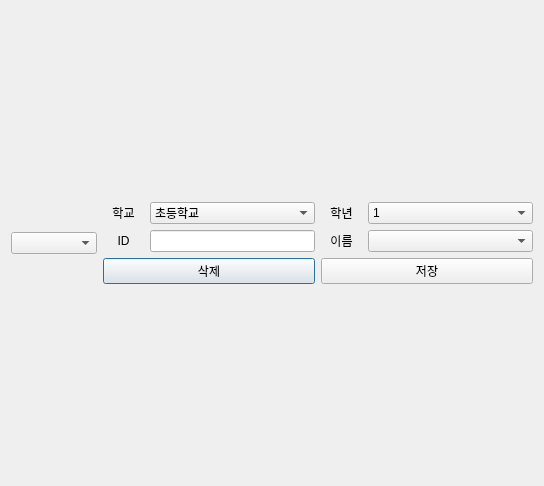
<?xml version="1.0" encoding="UTF-8"?>
<ui version="4.0">
 <class>Dialog</class>
 <widget class="QDialog" name="Dialog">
  <property name="geometry">
   <rect>
    <x>0</x>
    <y>0</y>
    <width>544</width>
    <height>486</height>
   </rect>
  </property>
  <property name="windowTitle">
   <string>Dialog</string>
  </property>
  <layout class="QGridLayout" name="gridLayout_2">
   <item row="0" column="0">
    <layout class="QHBoxLayout" name="horizontalLayout" stretch="1,5">
     <item>
      <layout class="QVBoxLayout" name="verticalLayout_3">
       <item>
        <widget class="QComboBox" name="comboBooklist"/>
       </item>
      </layout>
     </item>
     <item>
      <layout class="QVBoxLayout" name="verticalLayout_2">
       <item>
        <layout class="QGridLayout" name="gridLayout" columnstretch="1,4,1,4">
         <item row="4" column="3">
          <widget class="QComboBox" name="comboName"/>
         </item>
         <item row="4" column="1">
          <widget class="QLineEdit" name="textStudentId"/>
         </item>
         <item row="3" column="0">
          <widget class="QLabel" name="label_3">
           <property name="text">
            <string>학교</string>
           </property>
           <property name="alignment">
            <set>Qt::AlignCenter</set>
           </property>
          </widget>
         </item>
         <item row="3" column="1">
          <widget class="QComboBox" name="comboSchool">
           <item>
            <property name="text">
             <string>초등학교</string>
            </property>
           </item>
           <item>
            <property name="text">
             <string>중학교</string>
            </property>
           </item>
           <item>
            <property name="text">
             <string>고등학교</string>
            </property>
           </item>
          </widget>
         </item>
         <item row="4" column="0">
          <widget class="QLabel" name="label">
           <property name="text">
            <string>ID</string>
           </property>
           <property name="alignment">
            <set>Qt::AlignCenter</set>
           </property>
          </widget>
         </item>
         <item row="3" column="3">
          <widget class="QComboBox" name="comboGrade">
           <item>
            <property name="text">
             <string>1</string>
            </property>
           </item>
           <item>
            <property name="text">
             <string>2</string>
            </property>
           </item>
           <item>
            <property name="text">
             <string>3</string>
            </property>
           </item>
           <item>
            <property name="text">
             <string>4</string>
            </property>
           </item>
           <item>
            <property name="text">
             <string>5</string>
            </property>
           </item>
           <item>
            <property name="text">
             <string>6</string>
            </property>
           </item>
          </widget>
         </item>
         <item row="4" column="2">
          <widget class="QLabel" name="label_2">
           <property name="text">
            <string>이름</string>
           </property>
           <property name="alignment">
            <set>Qt::AlignCenter</set>
           </property>
          </widget>
         </item>
         <item row="3" column="2">
          <widget class="QLabel" name="label_4">
           <property name="text">
            <string>학년</string>
           </property>
           <property name="alignment">
            <set>Qt::AlignCenter</set>
           </property>
          </widget>
         </item>
        </layout>
       </item>
       <item>
        <layout class="QHBoxLayout" name="horizontalLayout_3">
         <item>
          <widget class="QPushButton" name="btndelete">
           <property name="text">
            <string>삭제</string>
           </property>
          </widget>
         </item>
         <item>
          <widget class="QPushButton" name="btnsave">
           <property name="text">
            <string>저장</string>
           </property>
          </widget>
         </item>
        </layout>
       </item>
      </layout>
     </item>
    </layout>
   </item>
  </layout>
 </widget>
 <resources/>
 <connections/>
</ui>
